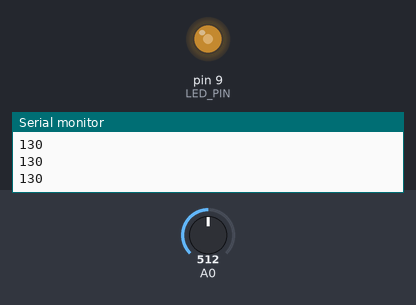
This sketch was run on a simulated Arduino Uno, built with avr-gcc and run on an emulated ATmega328P. On the bench: output pins drawn as LEDs (lit = HIGH), the last lines printed to the serial monitor. The test bench sets the inputs (shaded band); at power-on: A0 = 512.

Above: at 1.2 s.
1.3 s: A0 set to 306
At 2.5 s:
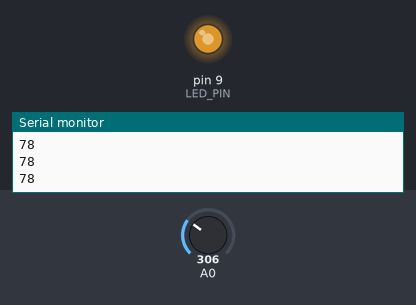
2.8 s: A0 set to 245
At 3.7 s:
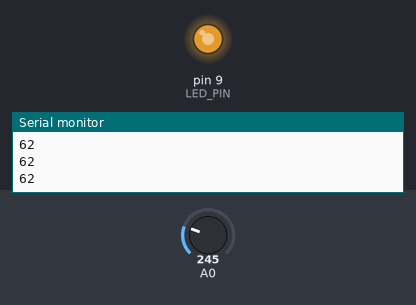
4.3 s: A0 set to 900
At 4.8 s:
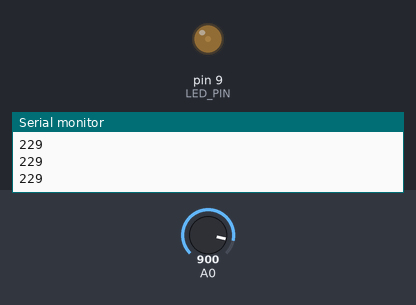
5.8 s: A0 set to 1023
At 6.1 s:
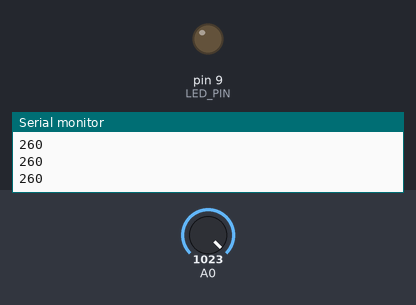
7.3 s: A0 set to 511
At 8.3 s:
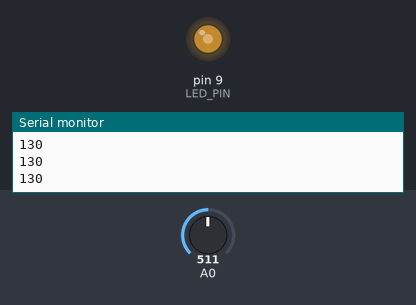
Timing chart, 0 to 9.8 s (numbered marks = the images above; inputs shaded):
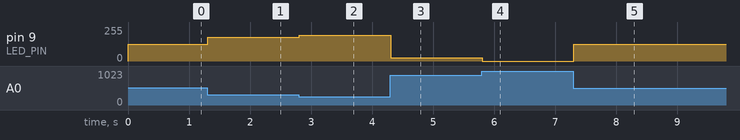

Measured:
- after the input at 1.3 s, pin 9 (LED_PIN): 125/255 → 177/255 at once
- after the input at 2.8 s, pin 9 (LED_PIN): 177/255 → 193/255 at once
- after the input at 4.3 s, pin 9 (LED_PIN): 193/255 → 26/255 at once
- after the input at 5.8 s, pin 9 (LED_PIN): 26/255 → 0/255 at once
- after the input at 7.3 s, pin 9 (LED_PIN): 0/255 → 125/255 at once

The sketch:

smart_light.ino
```cpp
#include "LedExt.h"
#include "LightSensorImpl.h"

// the pin must by a PWM one
#define LED_PIN 9

LightExt* led;
LightSensor* lightSensor;

void setup(){
  led = new LedExt(LED_PIN,0);
  led->switchOn();
  lightSensor = new LightSensorImpl(A0);
  Serial.begin(9600);
}

void loop(){
  int level = lightSensor->getLightIntensity();
  Serial.println(level);
  if (level < 0){
    level = 0;
  } else if (level > 255){
    level = 255;
  }
  led->setIntensity(255-level);
};
```

Led.cpp
```cpp
#include "Led.h"
#include "Arduino.h"

Led::Led(int pin){
  this->pin = pin;
  pinMode(pin,OUTPUT);
}

void Led::switchOn(){
  digitalWrite(pin,HIGH);
}

void Led::switchOff(){
  digitalWrite(pin,LOW);
};
```

Led.h
```cpp
#ifndef __LED__
#define __LED__

#include "Light.h"

class Led: public Light {
public:
  Led(int pin);
  void switchOn();
  void switchOff();
protected:
  int pin;
};

#endif
```

LedExt.cpp
```cpp
#include "LedExt.h"
#include "Arduino.h"

LedExt::LedExt(int pin) : Led(pin) {
  currentIntensity = 128;
  isOn = false;
}

LedExt::LedExt(int pin, int intensity) : Led(pin) {
  isOn = false;
  currentIntensity = intensity;
}

void LedExt::switchOn(){
  analogWrite(pin,currentIntensity);
  isOn = true;
}

void LedExt::setIntensity(int value){
 currentIntensity = value;
 if (isOn){
   analogWrite(pin,currentIntensity);
 }
}

void LedExt::switchOff(){
  analogWrite(pin,0);
  isOn = false;
}
```

LedExt.h
```cpp
#ifndef __LED_EXT__
#define __LED_EXT__

#include "Led.h"
#include "LightExt.h"

class LedExt:  public LightExt, public Led {
public:
  LedExt(int pin);
  LedExt(int pin, int intensity);
  void switchOn();
  void switchOff();
  void setIntensity(int v);
private:
  int currentIntensity;
  bool isOn;
};

#endif
```

Light.h
```cpp
#ifndef __LIGHT__
#define __LIGHT__

class Light {
public:
  virtual void switchOn() = 0;
  virtual void switchOff() = 0;
};

#endif
```

LightExt.h
```cpp
#ifndef __LIGHT_EXT__
#define __LIGHT_EXT__

#include "Light.h"

class LightExt : public Light {
public:
  virtual void setIntensity(int) = 0;
};

#endif
```

LightSensor.h
```cpp
#ifndef __LIGHTSENSOR__
#define __LIGHTSENSOR__

class LightSensor {

public:
  virtual int getLightIntensity() = 0;

};
#endif
```

LightSensorImpl.h
```cpp
#include "LightSensor.h"

class LightSensorImpl: public LightSensor {

public:
  LightSensorImpl(int pin);
  int getLightIntensity();

private:
  int pin;
};
```

LigtSensorImpl.cpp
```cpp
#include "LightSensorImpl.h"
#include "Arduino.h"

LightSensorImpl::LightSensorImpl(int pin){
  this->pin = pin;
}

int LightSensorImpl::getLightIntensity(){
  int value = analogRead(pin);
  return map(value,0,1000,0,255);

}
```
